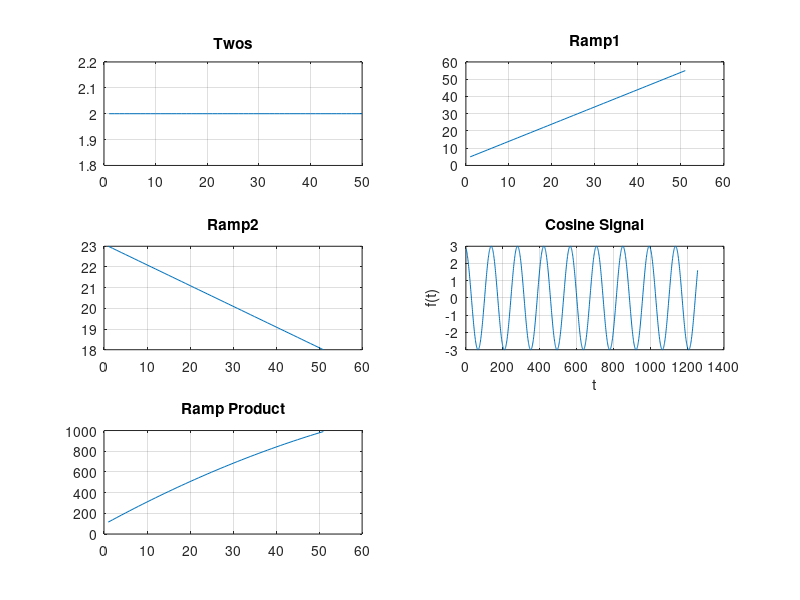

Source code (MATLAB):
twos = 2 * ones(1, 50);
ramp1 = 5:1:55;
ramp2 = 23:-0.1:18;
oto4pi = 0:0.01:4*pi;
a = 3; v = 0.7; b = 0.3;
cos1 = a * cos(2 * pi * v * oto4pi + b);
ramprod = ramp1 .* ramp2;

figure;   

subplot(3,2,1);
plot(twos);
title('Twos');
grid on;

subplot(3,2,2);
plot(ramp1);
title('Ramp1');
grid on;

subplot(3,2,3);
plot(ramp2);
title('Ramp2');
grid on;

subplot(3,2,4);
plot(cos1);
title('Cosine Signal');
xlabel('t');
ylabel('f(t)');
grid on;

subplot(3,2,5);
plot(ramprod);
title('Ramp Product');
grid on;